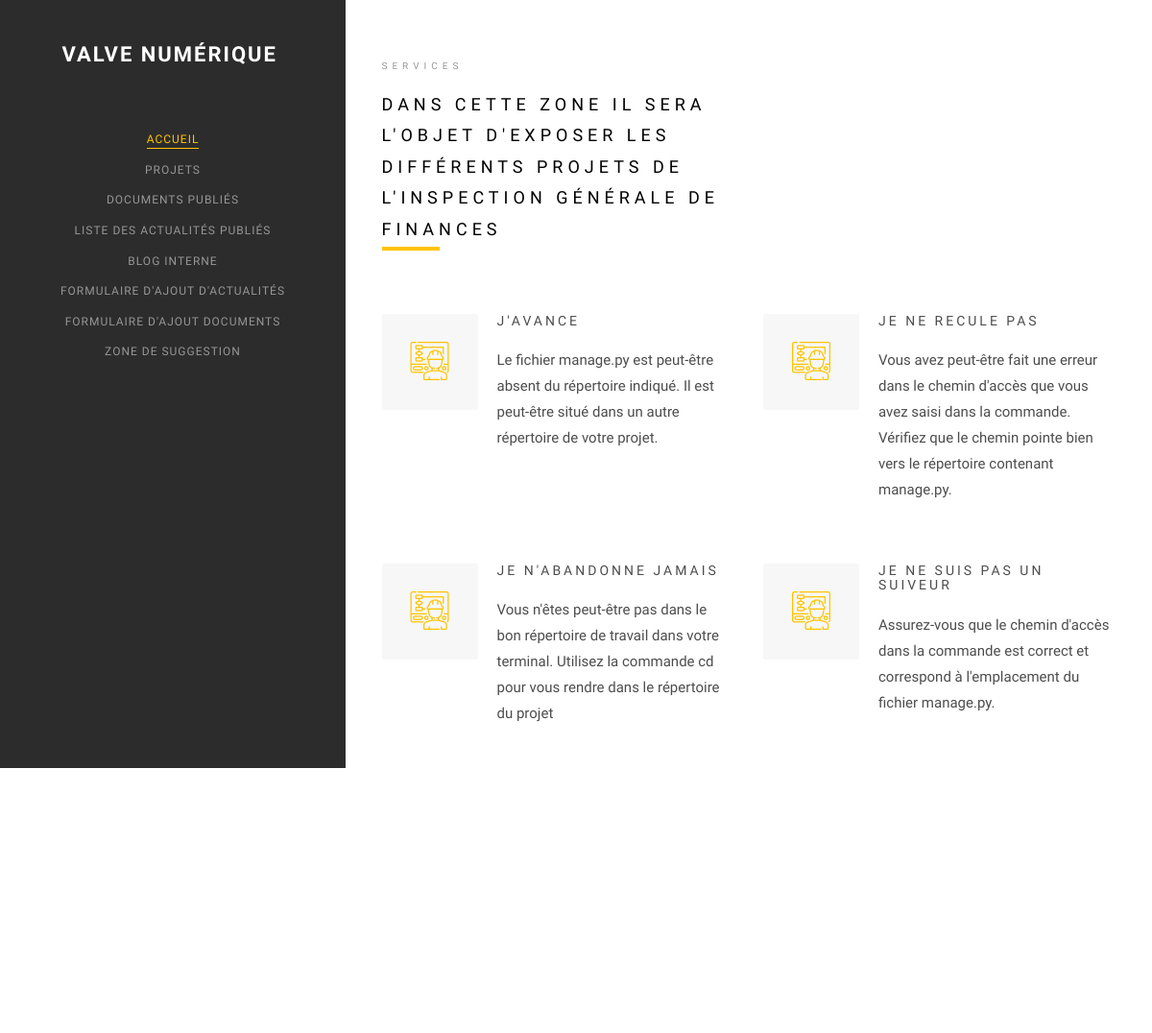
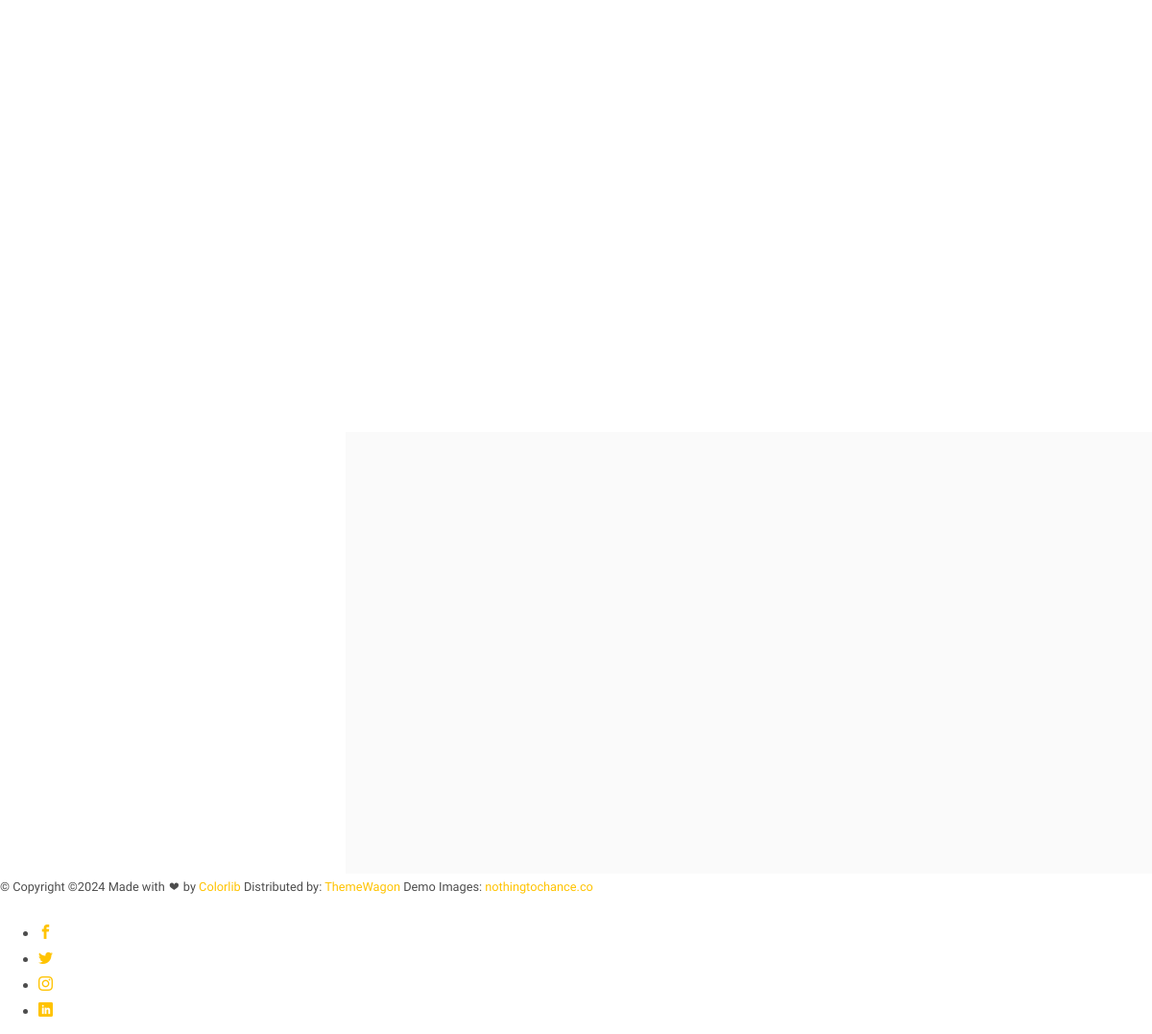
The app's page /projet with its own data (2 pictures, top to bottom).
### valve/models.py (models this page shows, shortened)
class TextProjetParagraph1(models.Model):
    titre1=models.CharField(max_length = 250, null = True, blank = True)
    paragraphe1=models.TextField( null = True, blank = True)
    imagesProjet=models.ImageField(blank=True,null=True,upload_to='configImage/%Y/%m/%d/')
    textImageProjet=models.CharField(max_length = 250, null = True, blank = True)

### valve/views.py (the view)
# urls.py: path('projet', views.projet,name="projet"),
def projet(request):
    try:
        txtprojetitre1_all= TextProjetParagraph1.objects.all()
        txtparaprojet1= TextProjetParagraph1.objects.all()
        imgprojet_all= TextProjetParagraph1.objects.all()
        txtimageprojet_all=TextProjetParagraph1.objects.all()
        context={
            "titre":"service",
            "txtprojetitre1":txtprojetitre1_all,
            "txtparaprojet1":txtparaprojet1,
            "imgprojet_all":imgprojet_all,
            "txtimageprojet_all":txtimageprojet_all
        }
        response = TemplateResponse(request,'projets.html', context)
        return response
    except Exception as e:
         print('###### ',e)
         return HttpResponse("ERROR - Formulaire invalide")

### valve/templates/projets.html (shortened to what this page needs)
{% extends 'layout/layout.html'%}
{% load static %}
{%block content%}
		<div id="colorlib-main">
			<div class="colorlib-services">
				<div class="colorlib-narrow-content">
					<div class="row">
						<div class="col-md-6 col-md-offset-3 col-md-pull-3 animate-box" data-animate-effect="fadeInLeft">
							<span class="heading-meta">Services</span>
							<h2 class="colorlib-heading">Dans cette zone il sera l'objet d'exposer les différents projets de l'Inspection Générale de Finances</h2>
						</div>
					</div>
<div class="row row-bottom-padded-md">
	{% for item in txtprojetitre1 %}
    <div class="col-md-6">
        	<div class="colorlib-feature animate-box" data-animate-effect="fadeInLeft">
                <div class="colorlib-icon">
                            <i class="flaticon-worker"></i>
                        </div>
					<div class="projet-entry" >
                        <div class="colorlib-text">
                            <h3>{{ item.titre1 }}</h3>
                            <p>{{ item.paragraphe1 }}</p>
                        </div>
                    </div>
                </div>
        </div>
		{% endfor %}
    </div>
				<div class="row">
						</div>
				</div>
			</div>
			<div id="get-in-touch" class="colorlib-bg-color">
				<div class="colorlib-narrow-content">
					<div class="row">
					</div>
					<div class="row">
					</div>
				</div>
			</div>
		</div>
{% endblock%}

### static/css/style.css (style rules this page uses)
body { font-family: "Quicksand", Arial, sans-serif; font-weight: 400; font-size: 15px; line-height: 1.8; color: rgba(0, 0, 0, 0.7); }
p { margin-bottom: 1.5em; }
h1, h2, h3, h4, h5, h6 { color: #000; font-family: "Quicksand", Arial, sans-serif; font-weight: 400; margin: 0 0 30px 0; }
#colorlib-main { width: 80%; float: right; -webkit-transition: 0.5s; -o-transition: 0.5s; transition: 0.5s; }
@media screen and (max-width: 1200px) { #colorlib-main { width: 70%; } }
.colorlib-narrow-content { padding: 0 2.5em; }
.colorlib-blog, .colorlib-work, .colorlib-about, .colorlib-services, .colorlib-contact { padding-top: 4em; padding-bottom: 9em; clear: both; width: 100%; display: block; }
.colorlib-heading { font-size: 18px; margin-bottom: 4em; font-weight: 500; text-transform: uppercase; letter-spacing: 5px; line-height: 1.8; position: relative; }
.colorlib-heading:after { position: absolute; bottom: -6px; left: 0; width: 60px; height: 4px; content: ''; background: #FFC300; }
.heading-meta { margin-bottom: 15px; display: block; font-size: 10px; text-transform: uppercase; color: #999999; font-weight: 500; letter-spacing: 5px; }
.colorlib-feature { text-align: left; width: 100%; float: left; margin-bottom: 40px; position: relative; }
.colorlib-feature .colorlib-icon { position: absolute; top: 0; left: 0; width: 100px; height: 100px; display: table; text-align: center; background: rgba(0, 0, 0, 0.03); -webkit-border-radius: 2px; -moz-border-radius: 2px; -ms-border-radius: 2px; border-radius: 2px; }
.colorlib-feature .colorlib-icon i { display: table-cell; vertical-align: middle; color: #FFC300; font-size: 60px; height: 100px; }
@media screen and (max-width: 1200px) { .colorlib-feature .colorlib-icon i { font-size: 40px; } }
.colorlib-feature .colorlib-text { padding-left: 120px; width: 100%; }
.colorlib-feature .colorlib-text h2, .colorlib-feature .colorlib-text h3 { margin: 0; padding: 0; }
.colorlib-feature .colorlib-text h3 { font-weight: 500; margin-bottom: 20px; color: rgba(0, 0, 0, 0.7); font-size: 14px; letter-spacing: 3px; text-transform: uppercase; }
#get-in-touch { padding: 3em 0; }
.colorlib-bg-color { background: #fafafa; position: relative; }
.row-bottom-padded-md { padding-bottom: 3em; }
.js .animate-box { opacity: 0; }

### records on screen
TextProjetParagraph1: titre1 "J'AVANCE", paragraphe1 "Le fichier manage.py est peut-être absent du répertoire indiqué. Il est peut-être situé dans un autre répertoire de votre projet."
TextProjetParagraph1: titre1 "JE NE RECULE PAS", paragraphe1 "Vous avez peut-être fait une erreur dans le chemin d'accès que vous avez saisi dans la commande. Vérifiez que le chemin pointe bien vers le répertoire contenant manage.py."
TextProjetParagraph1: titre1 "JE N'ABANDONNE JAMAIS", paragraphe1 "Vous n'êtes peut-être pas dans le bon répertoire de travail dans votre terminal. Utilisez la commande cd pour vous rendre dans le répertoire du projet"
TextProjetParagraph1: titre1 "JE NE SUIS PAS UN SUIVEUR", paragraphe1 "Assurez-vous que le chemin d'accès dans la commande est correct et correspond à l'emplacement du fichier manage.py."
